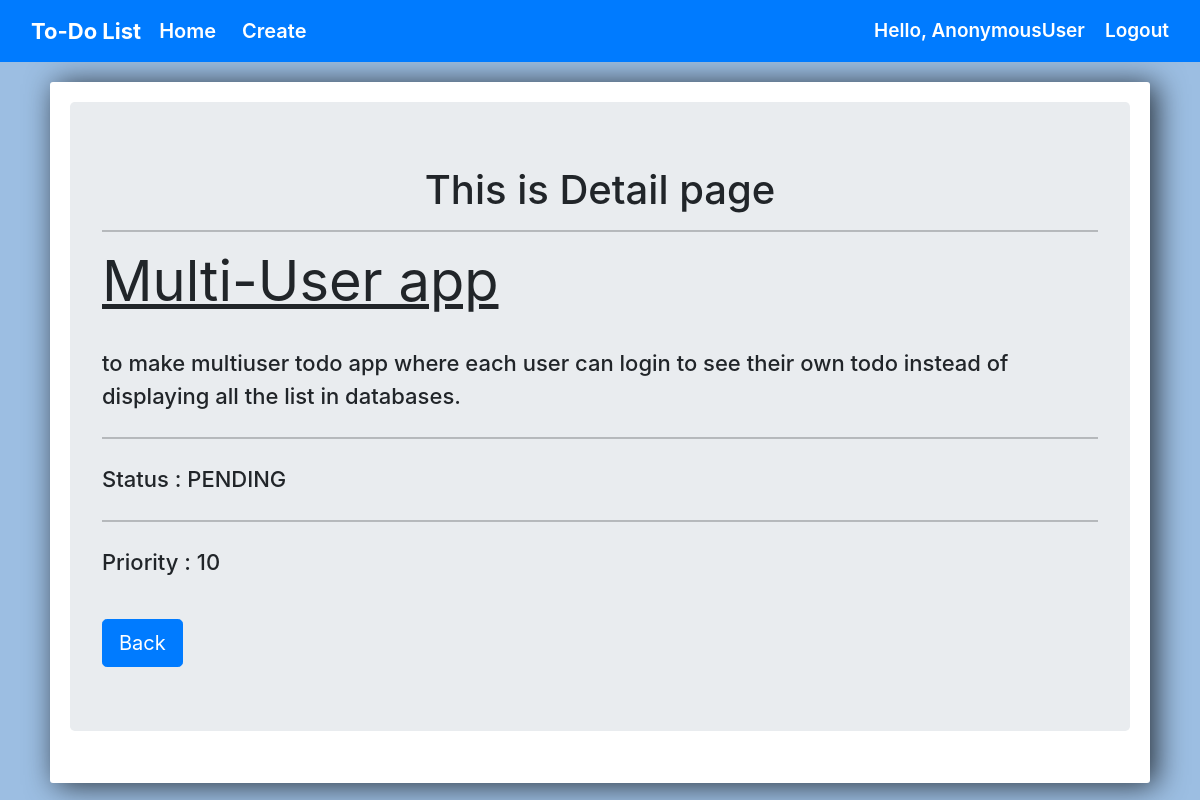
The page /todo/1/detai on the database its author committed.
### todo/models.py (models this page shows, shortened)
class TODO(models.Model):
    status_choices = [
    ('COMPLETED', 'COMPLETED'),
    ('PENDING', 'PENDING'),
    ]
    priority_choices = [
    (1,'1️'),
    (2, '2️'),
    (3, '3️'),
    (4, '4️'),
    (5, '5️'),
    (6, '6️'),
    (7, '7️'),
    (8, '8️'),
    (9, '9️'),
    (10, '10'),
    ]
    title = models.CharField(max_length=50)
    task = models.TextField(blank=False)
    status = models.CharField(max_length=20 , choices=status_choices)
    user  = models.ForeignKey(User  , on_delete= models.CASCADE, related_name='priority')
    date = models.DateTimeField(auto_now_add=True)
    priority = models.IntegerField(max_length=2 , choices=priority_choices)

### todo/views.py (the view)
# urls.py: path('<int:pk>/detai',views.detailpage, name='detailpage'),
def detailpage(request,pk):
    title = TODO.objects.get(id=pk)
    context = {
        'title':title
    }
    return render(request,'todo/details.html',context)

### todo/templates/todo/details.html (shortened to what this page needs)
{% extends 'todo/base.html' %}
{% load static %}
{% block body%}
	<link rel="stylesheet" href="https://stackpath.bootstrapcdn.com/bootstrap/4.3.1/css/bootstrap.min.css">
	<div class="center-column">
		<div class="jumbotron">
            <h1 align="center">This is Detail page</h1>
            <hr>
            <h1 class="display-4"><B><u>{{title.title}}</u></B></h1>
            <br>
            <p class="lead">{{title.task}}</p>
            <hr class="my-4">
            <p class="lead">Status : {{title.status}}</p>
            <hr class="my-4">
            <p class="lead">Priority : {{title.priority}}</p>
            <br>
            <a href="{% url 'home' %}"><button class="btn btn-primary btn-lg">Back</button></a>
        </div>
	</div>
{% endblock %}

### todo/templates/todo/details.html (style rules this page uses)
body { background-color: #9cbee2; }
.center-column { width:1100px; margin: 20px auto; padding:20px; background-color: #fff; border-radius: 3px; box-shadow: 6px 2px 30px 0px rgba(0,0,0,0.75); }
.lead { font-size: 22px; font-weight: 450; }

### rows shown on the page
TODO: title "Multi-User app", task "to make multiuser todo app where each user can login to see their own todo instead of displaying all the list in databases.", status "PENDING", priority "10"

### other values the page prints
{{ request.user }} "AnonymousUser"
